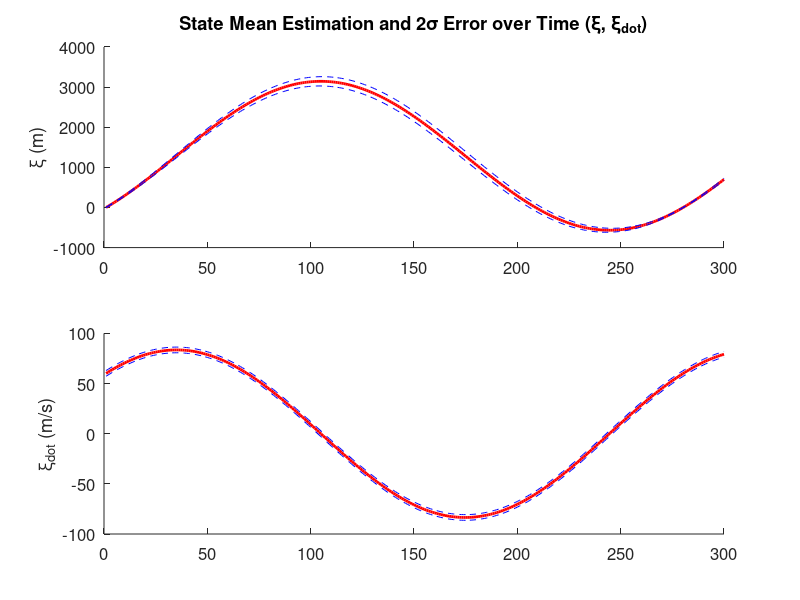
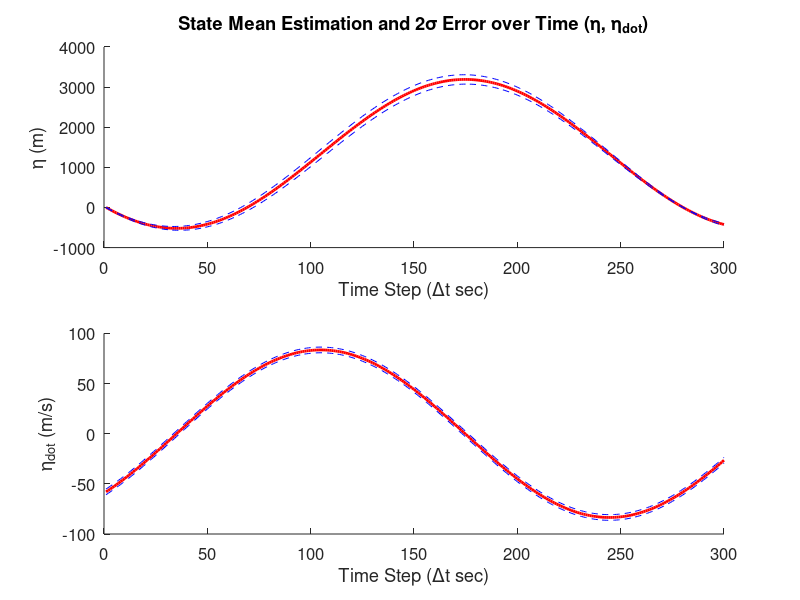
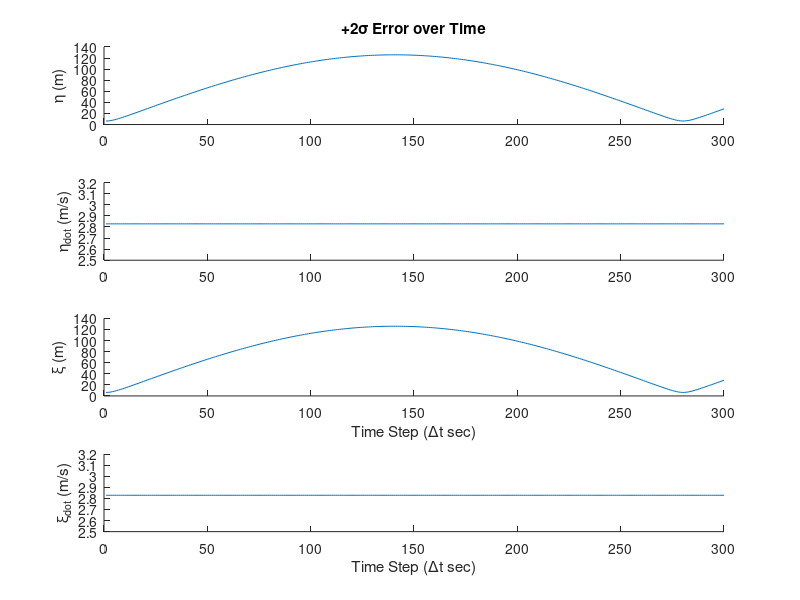
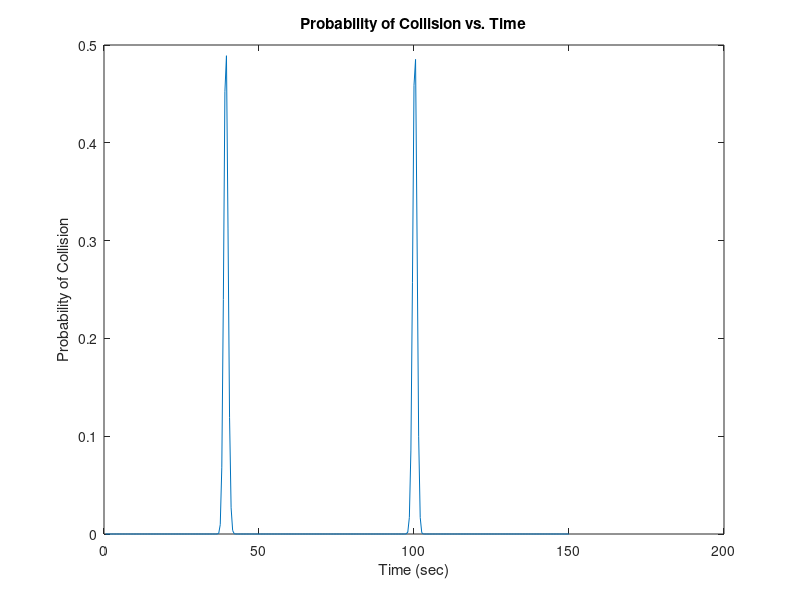

MATLAB code for these plots, in order:
% ASEN 5044
% HWK 7
clear
omega = 0.045;
dt = 0.5;

A = [0 1 0 0 ; 0 0 0 -omega; 0 0 0 1; 0 omega 0 0 ];

F = [1 (sin(omega*dt))/omega 0 -(1-cos(omega*dt))/omega; 
    0 cos(omega * dt) 0 -sin(omega*dt); 
    0 (1-cos(omega*dt))/omega 1 (sin(omega*dt))/omega;
    0 sin(omega*dt) 0 cos(omega*dt)];

PArr = []; xhatArr = []; 
sigma = [];

M = [0; 85*cos(pi/4); 0; -82*sin(pi/4)];
p0 = [10 2 10 2]';
P0 = diag(p0);
PArr(:,:,1) = P0;
xhatArr(:,:,1) = M;

for k = 1:300
   sigma(:,k) = 2 * sqrt(diag(P0));
   P0 =  F * P0 * F';
   PArr(:,:,k+1) = P0;
   M = F*M;
   xhatArr = [xhatArr M];
end

% Plot the results.
close all; % close all figures
figure; % open a new figure
set(gcf,'Color','white');
k = 1 : 300;
subplot(2,1,1); hold on;
plot(k, xhatArr(1,1:300), 'r-', 'LineWidth', 2);
plot(k, sigma(1,:) + xhatArr(1,1:300), 'b--' )
plot(k, -sigma(1,:) + xhatArr(1,1:300), 'b--' )
set(gca,'FontSize',12);
title('State Mean Estimation and 2\sigma Error over Time (\xi, \xi_d_o_t)');
ylabel('\xi (m)')

subplot(2,1,2); hold on;
plot(k, xhatArr(2,1:300), 'r-', 'LineWidth', 2);
plot(k, sigma(2,:) + xhatArr(2,1:300), 'b--' )
plot(k, -sigma(2,:) + xhatArr(2,1:300), 'b--' )
set(gca,'FontSize',12);
ylabel('\xi_d_o_t (m/s)')

figure;
subplot(2,1,1); hold on;
plot(k, xhatArr(3,1:300), 'r-', 'LineWidth', 2);
plot(k, sigma(3,:) + xhatArr(3,1:300), 'b--' )
plot(k, -sigma(3,:) + xhatArr(3,1:300), 'b--' )
set(gca,'FontSize',12);
ylabel('\eta (m)')
xlabel('Time Step (\Deltat sec)')
title('State Mean Estimation and 2\sigma Error over Time (\eta, \eta_d_o_t)');

subplot(2,1,2); hold on;
plot(k, xhatArr(4,1:300), 'r-', 'LineWidth', 2);
plot(k, sigma(4,:) + xhatArr(4,1:300), 'b--' )
plot(k, -sigma(4,:) + xhatArr(4,1:300), 'b--' )
set(gca,'FontSize',12);
ylabel('\eta_d_o_t (m/s)')
xlabel('Time Step (\Deltat sec)')

% plot 2 sigma only
figure; % open a new figure
set(gcf,'Color','white');
k = 1 : 300;
subplot(4,1,1); hold on;
plot(k, sigma(1,:) )
set(gca,'FontSize',10);
title('+2\sigma Error over Time');
ylabel('\eta (m)')

subplot(4,1,2); hold on;
plot(k, sigma(2,:) )
set(gca,'FontSize',10);
ylabel('\eta_d_o_t (m/s)')

subplot(4,1,3); hold on;
plot(k, sigma(3,:) )
set(gca,'FontSize',10);
ylabel('\xi (m)')
xlabel('Time Step (\Deltat sec)')

subplot(4,1,4); hold on;
plot(k, sigma(4,:)  )
set(gca,'FontSize',10);
ylabel('\xi_d_o_t (m/s)')
xlabel('Time Step (\Deltat sec)')
% end plot

%%%%%%
% problem 3
%%%%%%
% define rectangle for mvncdf function
xl = [-100 -100];
xu = [100 100];
PArra = []; xhatArra = []; sigmaa = [];
PArrb = []; xhatArrb = []; sigmab = [];
oma = 0.045;
omb = -0.045;
Fa = [1 (sin(oma*dt))/oma 0 -(1-cos(oma*dt))/oma; 
    0 cos(oma * dt) 0 -sin(oma*dt); 
    0 (1-cos(oma*dt))/oma 1 (sin(oma*dt))/oma;
    0 sin(oma*dt) 0 cos(oma*dt)];

Fb = [1 (sin(omb*dt))/omb 0 -(1-cos(omb*dt))/omb; 
    0 cos(omb * dt) 0 -sin(omb*dt); 
    0 (1-cos(omb*dt))/omb 1 (sin(omb*dt))/omb;
    0 sin(omb*dt) 0 cos(omb*dt)];

Ma = [0 85*cos(pi/4) 0 -85*sin(pi/4)]';
ma = Ma;
pa = [10;4;10;4];
Pa = diag(pa);

Mb =  [3200 85*cos(pi/4) 3200 -85*sin(pi/4)]';
mb = Mb;
pb = [11;3.5;11;3.5];
Pb = diag(pb);

xhatArra(:,:,1) = Ma;
xhatArrb(:,:,1) = Mb;

% calculate mean position for each aircraft
for k = 1:300
   Ma = Fa*Ma;
   xhatArra = [xhatArra Ma];
   Mb = Fb*Mb;
   xhatArrb = [xhatArrb Mb];   
end

% Calculate covariance, mean and probability of collision
for k = 1:300
   Pc  =  Fa^k * diag(pa)* Fa^k' + Fb^k*diag(pb) * Fb^k';
   M =  Fa^k*ma - Fb^k*mb;
   % remove 2nd and 4th row/column to marginalize
   mr = [M(1,1) M(3,1)];
   pr = [Pc(1:1,1:1) Pc(1:1,3:3); Pc(1:1,3:3) Pc(3:3,3:3)];
   Pr(:,k) = mvncdf(xl, xu, mr, pr);
end

figure
% plot probability
plot((.5:.5:150),Pr)
title('Probability of Collision vs. Time')
xlabel('Time (sec)'); ylabel('Probability of Collision')
set(gca,'FontSize',10);

figure
% Plot positions of aircrafts
plot(xhatArrb(1:1,:),xhatArrb(3:3,:),'--',xhatArra(1:1,:),xhatArra(3:3,:),'--')
title('Position of each Aircraft')
ylabel('\eta (m)') ;xlabel('\xi (m)')
set(gca,'FontSize',10);
